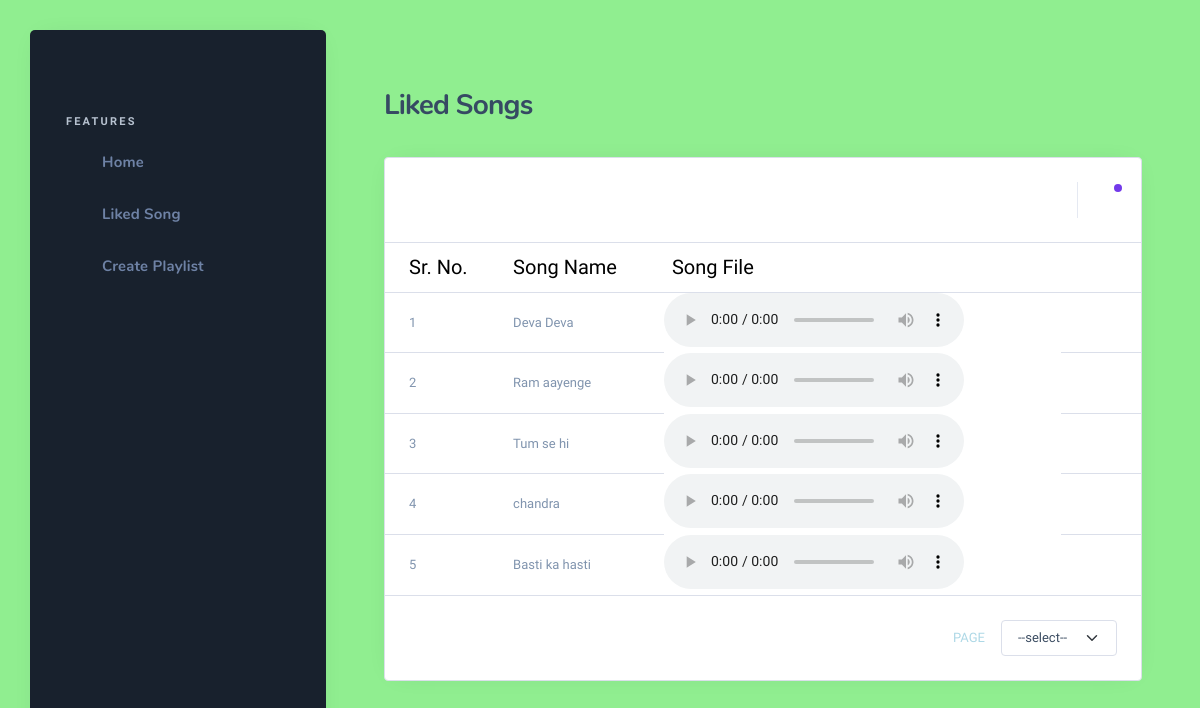
/liked-song/, run on an earlier commit of the app's database.
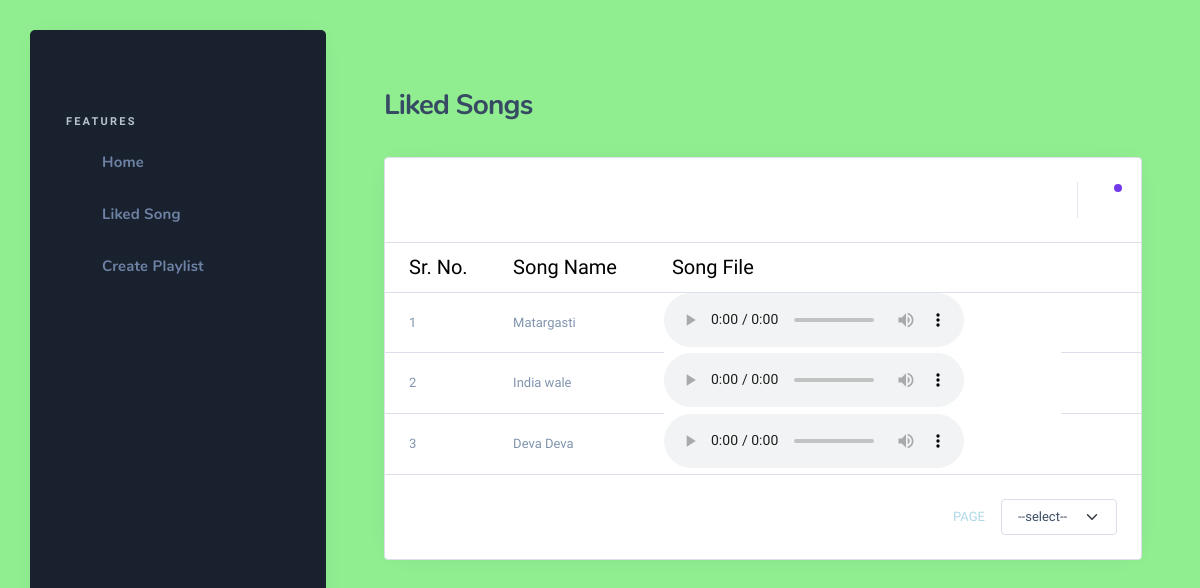
And on a later commit of the database.
### Music/models.py (models this page shows, shortened)
class AddSong(models.Model):
	status_code = models.BooleanField(default=1)
	song_name = models.CharField(max_length=200, blank=True, null=True)
	artist = models.CharField(max_length=200, blank=True, null=True)
	genre = models.CharField(max_length=200, blank=True, null=True)
	release_year = models.IntegerField(default=100, blank=True, null=True)
	song_file = models.FileField(upload_to='Music_file',blank=True, null=True)
	add_to_like = models.BooleanField(default=1, blank=True, null=True)

### Music/views.py (the view, shortened to what this page needs)
# urls.py: path('liked-song/',views.LikedSongView.as_view() , name='likedsong'),
class LikedSongView(View):
    def get(self, request, *args, **kwargs):
        liked_song=AddSong.objects.filter(add_to_like=True)
        context ={
            'liked_song':liked_song
        }
        return render(request,'liked.html',context)

### templates/liked.html (shortened to what this page needs)
{% extends "base.html" %}
{% block content %}
                       <div class="nk-content ">
                        <div class="container-fluid">
                            <div class="nk-content-inner">
                                <div class="nk-content-body">
                                    <div class="nk-block-head nk-block-head-sm">
                                        <div class="nk-block-between">
                                            <div class="nk-block-head-content">
                                                <h3 class="nk-block-title page-title">Liked Songs</h3>
                                            </div>
                                        </div>
                                    </div>
                                    <div class="nk-block">
                                        <div class="card card-bordered card-stretch">
                                            <div class="card-inner-group">
                                                <div class="card-inner position-relative card-tools-toggle">
                                                    <div class="card-title-group">
                                                        <div class="card-tools me-n1">
                                                            <ul class="btn-toolbar gx-1">
                                                                <li>
                                                                    <a href="" class="btn btn-icon search-toggle toggle-search" data-target="search"><em class="icon ni ni-search"></em></a>
                                                                </li>
                                                                <li>
                                                                    <div class="dropdown">
                                                                        <a href="#" class="btn btn-trigger btn-icon dropdown-toggle" data-bs-toggle="dropdown">
                                                                            <div class="dot dot-primary"></div>
                                                                            <em class="icon ni ni-filter-alt"></em>
                                                                        </a>
                                                                    </div>
                                                                </li>
                                                            </ul>
                                                        </div>
                                                    </div>
                                                </div>
                                                <div class="card-inner p-0">
                                                    <div class="nk-tb-list nk-tb-ulist is-compact">
                                                        <div class="nk-tb-item nk-tb-head">
                                                            <div class="nk-tb-col tb-col-md"><span class="sub-text">Sr. No.</span></div>
                                                            <div class="nk-tb-col tb-col-md">
                                                              <span class="sub-text">Song Name</span>
                                                            </div>
                                                            <div class="nk-tb-col tb-col-md">
                                                              <span class="sub-text">Song File</span>
                                                            </div>
                                                            <div class="nk-tb-col nk-tb-col-tools"></div>
                                                        </div>
                                                        {% for i in liked_song %}
                                                        <div class="nk-tb-item">
                                                            <div class="nk-tb-col tb-col-md">
                                                                <span>{{ forloop.counter }}</span>
                                                            </div>
                                                            <div class="nk-tb-col tb-col-md">
                                                                <span>{{ i.song_name }}</span>
                                                            </div>
                                                            <audio  controls>
                                                                <source src="{{i.song_file.url}}" type="audio/mp3">
                                                                </audio>
                                                            <div class="nk-tb-col nk-tb-col-tools">
                                                                <ul class="nk-tb-actions gx-2">
                                                                    <li>
                                                                        <div class="drodown">
                                                                            <a href="#" class="btn btn-sm btn-icon btn-trigger dropdown-toggle" data-bs-toggle="dropdown"><em class="icon ni ni-more-h"></em></a>
                                                                        </div>
                                                                    </li>
                                                                </ul>
                                                            </div>
                                                        </div>
                                                        {% endfor %}
                                                    </div>
                                                </div>
                                                <div class="card-inner">
                                                    <div class="nk-block-between-md g-3">
                                                        <div class="g">
                                                        </div>
                                                        <div class="g">
                                                            <div class="pagination-goto d-flex justify-content-center justify-content-md-start gx-3">
                                                                <div>Page</div>
                                                                <div>
                                                                    <form action="" method="GET">
                                                                    <select class="form-select" name="entries" onchange="this.form.submit()">
                                                                        <option value="" selected disabled>--select--</option>
                                                                    </select>
                                                                    </form>
                                                                </div>
                                                            </div>
                                                        </div>
                                                    </div>
                                                </div>
                                            </div>
                                        </div>
                                    </div>
                                </div>
                            </div>
                        </div>
                    </div>
                       {% endblock content %}

### templates/base.html (shortened to what this page needs)
{% load static %}
<!DOCTYPE html>
<html lang="zxx" class="js">
<head>
    <link rel="stylesheet" href="{% static 'assets/css/dashlite.css' %}">
    <link id="skin-default" rel="stylesheet" href="{% static 'assets/css/theme.css' %}">
</head>
<body style="color:lightblue;" class="nk-body bg-lighter npc-general has-sidebar ">
    <div class="nk-app-root">
        <div class="nk-main ">
            <div class="nk-sidebar nk-sidebar-fixed is-dark " data-content="sidebarMenu">
                <div class="nk-sidebar-element nk-sidebar-head">
                    <div class="nk-menu-trigger">
                        <a href="#" class="nk-nav-compact nk-quick-nav-icon d-none d-xl-inline-flex" data-target="sidebarMenu"><em class="icon ni ni-menu"></em></a>
                    </div>
                </div>
                <div class="nk-sidebar-element nk-sidebar-body">
                    <div class="nk-sidebar-content">
                        <div class="nk-sidebar-menu" data-simplebar>
                            <ul class="nk-menu">
                                <li class="nk-menu-heading">
                                    <h6  class="overline-title text-primary-alt">FEATURES</h6>
                                </li>
                                <li class="nk-menu-item">
                                    <a href="" class="nk-menu-link">
                                        <span class="nk-menu-icon"><em class="icon ni ni-building"></em></span>
                                        <span  class="nk-menu-text">Home </span>
                                    </a>
                                </li>
                                <li class="nk-menu-item ">
                                    <a href="\liked-song" class="nk-menu-link">
                                        <span class="nk-menu-icon"><em class="icon ni ni-file-docs"></em></span>
                                        <span class="nk-menu-text">Liked Song</span>
                                    </a>
                                </li>
                                    <li class="nk-menu-item">
                                        <a href="{% url 'playlist' %}?action=create"  class="nk-menu-link" method="get" name="action" value="create">
                                            <span class="nk-menu-icon"><em class="icon ni ni-building"></em></span>
                                            <span  class="nk-menu-text">Create Playlist</span>
                                        </a>
                                </li>
                            </ul>
                        </div>
                    </div>
                </div>
            </div>
            <div class="nk-wrap ">
                <div class="nk-header nk-header-fixed is-light">
                    <div class="container-fluid">
                        <div class="nk-header-wrap">
                        </div>
                    </div>
                </div>
                <div class="nk-content ">
                    <div class="container-fluid">
                       {% block content %}
                       {% endblock content %}
                    </div>
                </div>
            </div>
        </div>
    </div>
</body>
</html>

### static/assets/css/theme.css (style rules this page uses)
body { background-color: aqua; }

What changed in the data, as far as the page shows it:
removed AddSong: song_name "Ram aayenge"
removed AddSong: song_name "Tum se hi"
removed AddSong: song_name "chandra"
removed AddSong: song_name "Basti ka hasti"
added AddSong: song_name "Matargasti"
added AddSong: song_name "India wale"
